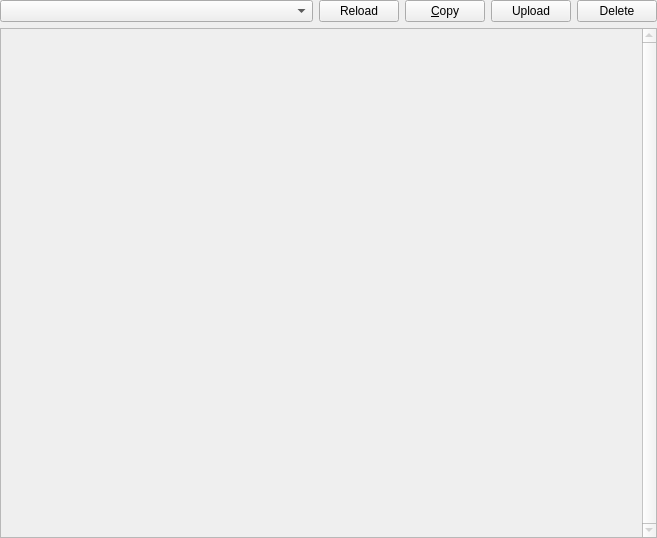
<?xml version="1.0" encoding="UTF-8"?>
<ui version="4.0">
 <class>OtherLogsPage</class>
 <widget class="QWidget" name="OtherLogsPage">
  <property name="geometry">
   <rect>
    <x>0</x>
    <y>0</y>
    <width>657</width>
    <height>538</height>
   </rect>
  </property>
  <property name="windowTitle">
   <string>Form</string>
  </property>
  <layout class="QVBoxLayout" name="verticalLayout">
   <property name="leftMargin">
    <number>0</number>
   </property>
   <property name="topMargin">
    <number>0</number>
   </property>
   <property name="rightMargin">
    <number>0</number>
   </property>
   <property name="bottomMargin">
    <number>0</number>
   </property>
   <item>
    <layout class="QHBoxLayout" name="horizontalLayout">
     <item>
      <widget class="QComboBox" name="selectLogBox">
       <property name="sizePolicy">
        <sizepolicy hsizetype="Expanding" vsizetype="Fixed">
         <horstretch>0</horstretch>
         <verstretch>0</verstretch>
        </sizepolicy>
       </property>
      </widget>
     </item>
     <item>
      <widget class="QPushButton" name="btnReload">
       <property name="text">
        <string>Reload</string>
       </property>
      </widget>
     </item>
     <item>
      <widget class="QPushButton" name="btnCopy">
       <property name="toolTip">
        <string>Copy the whole log into the clipboard</string>
       </property>
       <property name="text">
        <string>&amp;Copy</string>
       </property>
      </widget>
     </item>
     <item>
      <widget class="QPushButton" name="btnPaste">
       <property name="toolTip">
        <string>Upload the log to paste.ee - it will stay online for a month</string>
       </property>
       <property name="text">
        <string>Upload</string>
       </property>
      </widget>
     </item>
     <item>
      <widget class="QPushButton" name="btnDelete">
       <property name="toolTip">
        <string>Clear the log</string>
       </property>
       <property name="text">
        <string>Delete</string>
       </property>
      </widget>
     </item>
    </layout>
   </item>
   <item>
    <widget class="QPlainTextEdit" name="text">
     <property name="enabled">
      <bool>false</bool>
     </property>
     <property name="verticalScrollBarPolicy">
      <enum>Qt::ScrollBarAlwaysOn</enum>
     </property>
     <property name="readOnly">
      <bool>true</bool>
     </property>
     <property name="textInteractionFlags">
      <set>Qt::LinksAccessibleByKeyboard|Qt::LinksAccessibleByMouse|Qt::TextBrowserInteraction|Qt::TextSelectableByKeyboard|Qt::TextSelectableByMouse</set>
     </property>
    </widget>
   </item>
  </layout>
 </widget>
 <tabstops>
  <tabstop>text</tabstop>
 </tabstops>
 <resources/>
 <connections/>
</ui>
